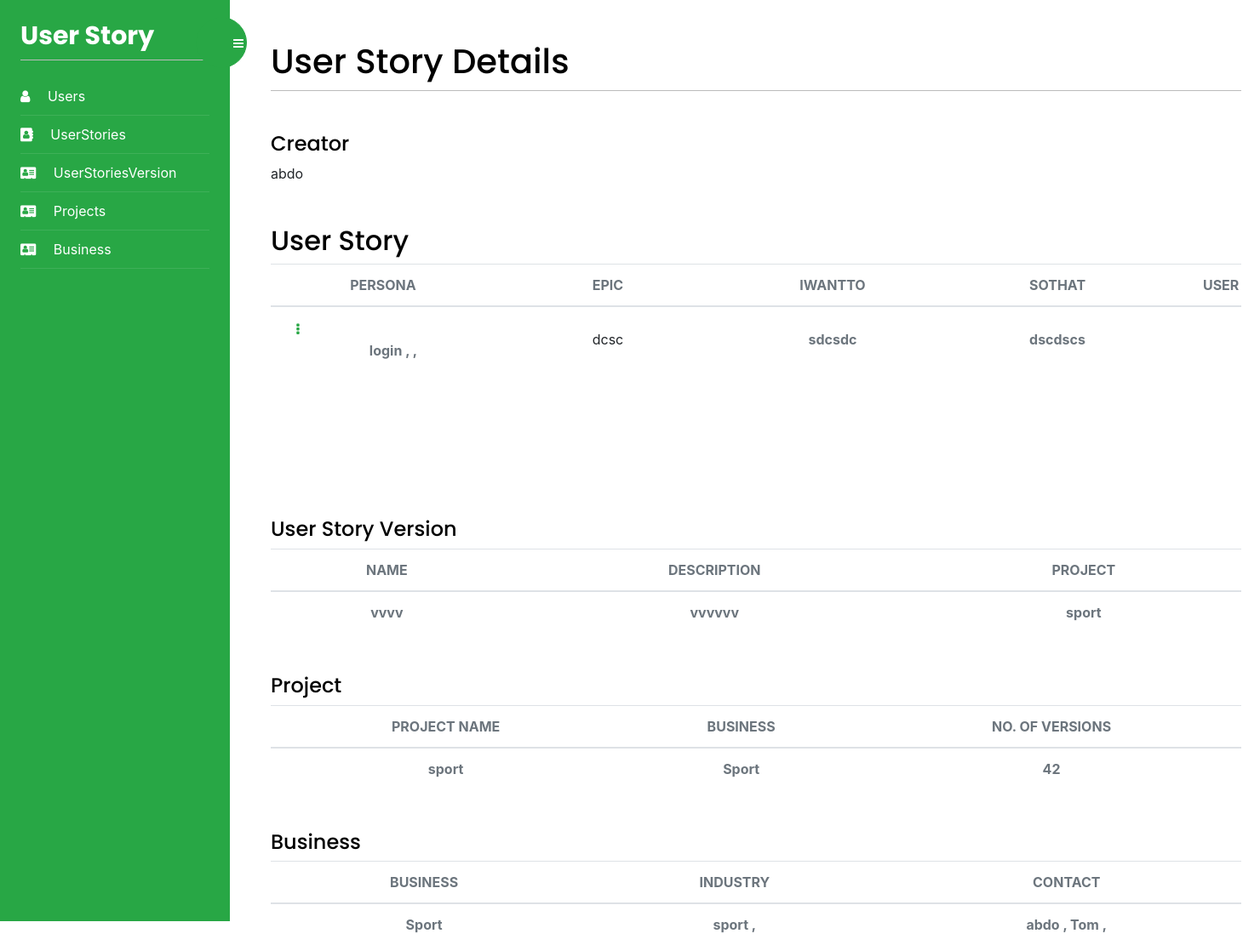
Page /UserStories/userStoryDetails/12 on the committed database.
### UserStoryApp/models.py (models this page shows, shortened)
class UserStory(models.Model):
    id = models.AutoField(primary_key=True)
    iWantTO = models.TextField(blank=True)
    soThat = models.TextField(blank=True)
    priority = models.TextField(blank=True)
    userStoriesVersion = models.ForeignKey(
        UserStoryVersion, on_delete=models.CASCADE, blank=True, null=True)
    Persona = models.ManyToManyField(Persona)
    RAIDS = models.ManyToManyField(RAIDS)
    DevelopmentTask = models.ManyToManyField(DevelopmentTask)
    Estimates = models.ManyToManyField(Estimates)
    US_Group = models.ForeignKey(
        US_Group, on_delete=models.CASCADE, blank=True, null=True)
    Epic = models.ForeignKey(Epic, on_delete=models.CASCADE)
    class Meta:
        db_table = "UserStory"
    def get_Persona(self):
        return "\n".join([f'{p.Name} , ' for p in self.Persona.all()])
    def get_RAIDS(self):
        print("g\r\ng")
        return "\n".join([f'{p.description} \r\n' for p in self.RAIDS.all()])
    def get_DevTask(self):
        return "\n".join([f'{p.description} \r\n' for p in self.DevelopmentTask.all()])
    def get_UsGroup(self):
        if self.US_Group:
            return self.US_Group.description
        return False

class UserStoryVersion(models.Model):
    id = models.AutoField(primary_key=True)
    name = models.TextField(blank=True)
    description = models.TextField(blank=True)
    Project = models.ForeignKey(Project, on_delete=models.CASCADE)
    User = models.ForeignKey(
        User, on_delete=models.CASCADE, blank=True, null=True)
    class Meta:
        db_table = "UserStoryVersion"

class User (AbstractUser):
    Role = models.IntegerField(blank=True, null=True, default=2)
    project = []
    business = []

class Persona(models.Model):
    id = models.AutoField(primary_key=True)
    Name = models.TextField(blank=True)
    class Meta:
        db_table = "Persona"

class Epic(models.Model):
    id = models.AutoField(primary_key=True)
    versionName = models.TextField(blank=True)
    class Meta:
        db_table = "Epic"

class Project(models.Model):
    id = models.AutoField(primary_key=True)
    name = models.TextField(blank=True)
    Business = models.ForeignKey(Business, on_delete=models.CASCADE)
    User = models.ForeignKey(
        User, on_delete=models.CASCADE, blank=True, null=True)
    project = ""
    class Meta:
        db_table = "Project"

class Business(models.Model):
    id = models.AutoField(primary_key=True)
    businessIndustry = models.ManyToManyField(
        BusinessCategory)
    hourlyRate = models.IntegerField(blank=True, null=True)
    name = models.TextField(blank=True)
    LegalEntityName = models.TextField(blank=True)
    Address = models.TextField(blank=True)
    BusinessNumber = models.IntegerField(blank=True, null=True)
    BusinessEmail = models.TextField(blank=True)
    User = models.ManyToManyField(User)
    ABN = models.IntegerField(blank=True, null=True)
    def get_categories(self):
        return "\n".join([f'{p.name} , ' for p in self.businessIndustry.all()])
    def get_users(self):
        return "\n".join([f'{p.username} , ' for p in self.User.all()])
    class Meta:
        db_table = "Business"

class BusinessCategory(models.Model):
    id = models.AutoField(primary_key=True)
    name = models.TextField(blank=True)
    class Meta:
        db_table = "BusinessCategory"

### UserStories/views.py (the view)
def Details(request, id):
    userStory = UserStory.objects.get(id=id)
    platformIds = [i.Platform.id for i in userStory.Estimates.all()]
    if userStory.userStoriesVersion:
        userStory.userStoriesVersion.Project.project = len(
            UserStoryVersion.objects.filter(Project=userStory.userStoriesVersion.Project).all())
    return render(request, 'userStories/Details.html', {'userStory': userStory})

### UserStories/templates/userStories/Details.html (shortened to what this page needs)
{% extends "base.html" %}
{% block content %}
<div class="mb-5">
    <h1 class="m-auto">User Story Details</h1>
</div>
<div class="mb-5">
    <h4>Creator</h4>
    {{userStory.userStoriesVersion.User.username}}
</div>
<div class="container testimonial-group table-responsive p-0 mb-5" style="height: 30%;" id="UserStory">
    <h2>User Story</h2>
    <table class="table align-items-center mb-0">
        <thead>
            <tr>
                <th class="text-center text-uppercase text-secondary text-xxs font-weight-bolder opacity-7">Persona</th>
                <th class="text-center text-uppercase text-secondary text-xxs font-weight-bolder opacity-7">Epic
                </th>
                <th class="text-center text-uppercase text-secondary text-xxs font-weight-bolder opacity-7">iWantTO</th>
                <th class="text-center text-uppercase text-secondary text-xxs font-weight-bolder opacity-7">soThat</th>
                <th class="text-center text-uppercase text-secondary text-xxs font-weight-bolder opacity-7">User
                    Acceptance
                    Criteria</th>
            </tr>
        </thead>
        <tbody>
            <tr>
                <td class="align-middle text-center">
                    <div class="dropdown col-2">
                        <button class="btn btn-transparent text-success p-0 show dropbtn fa fa-ellipsis-v"
                            onclick="showmenu(event)" type="button" data-toggle="dropdown">
                            </button>
                    </div>
                    <div>
                        {% if userStory.get_UsGroup %}
                        <span class="text-secondary text-xs font-weight-bold mr-1 groupName" data-toggle="tooltip"
                            title={{userStory.get_UsGroup}}>
                            <i class="fa fa-check-circle text-success group" style="cursor: pointer;"></i>
                        </span>
                        <span class="text-secondary text-xs font-weight-bold">{{userStory.get_Persona}}</span>
                        {% else %}
                        <span class="text-secondary text-xs font-weight-bold ml-4">{{userStory.get_Persona}}</span>
                        {% endif %}
                    </div>
                </td>
                <td class="align-middle text-center">
                    <div>
                        {{userStory.Epic.versionName}}
                    </div>
                </td>
                <td class="align-middle text-center">
                    <div>
                        <span class="text-secondary text-xs font-weight-bold">{{userStory.iWantTO}}</span>
                    </div>
                </td>
                <td class="align-middle text-center">
                    <div>
                        <span class="text-secondary text-xs font-weight-bold">{{userStory.soThat}}</span>
                    </div>
                </td>
                <td class="align-middle text-center">
                    <div class="Bigger">
                    </div>
                </td>
            </tr>
        </tbody>
    </table>
</div>
<div class="mb-5">
    <h4>User Story Version</h4>
    <table class="table align-items-center mb-0">
        <thead>
            <tr>
                <th class="text-center text-uppercase text-secondary text-xxs font-weight-bolder opacity-7">name</th>
                <th class="text-center text-uppercase text-secondary text-xxs font-weight-bolder opacity-7">description
                </th>
                <th class="text-center text-uppercase text-secondary text-xxs font-weight-bolder opacity-7">Project</th>
            </tr>
        </thead>
        <tbody>
            <tr>
                <td class="align-middle text-center">
                    <span class="text-secondary text-xs font-weight-bold">{{userStory.userStoriesVersion.name}}</span>
                </td>
                <td class="align-middle text-center">
                    <span
                        class="text-secondary text-xs font-weight-bold">{{userStory.userStoriesVersion.description}}</span>
                </td>
                <td class="align-middle text-center">
                    <span
                        class="text-secondary text-xs font-weight-bold">{{userStory.userStoriesVersion.Project.name}}</span>
                </td>
            </tr>
        </tbody>
    </table>
</div>
<div class="mb-5">
    <h4>Project</h4>
    <table class="table align-items-center mb-0">
        <thead>
            <tr>
                <th class="text-center text-uppercase text-secondary text-xxs font-weight-bolder opacity-7">Project Name
                </th>
                <th class="text-center text-uppercase text-secondary text-xxs font-weight-bolder opacity-7">Business</th>
                <th class="text-center text-uppercase text-secondary text-xxs font-weight-bolder opacity-7">no. of Versions
                </th>
            </tr>
        </thead>
        <tbody>
            <tr>
                <td class="align-middle text-center">
                    <span class="text-secondary text-xs font-weight-bold">{{userStory.userStoriesVersion.Project.name}}</span>
                </td>
                <td class="align-middle text-center">
                    <span class="text-secondary text-xs font-weight-bold">{{userStory.userStoriesVersion.Project.Business.name}}</span>
                </td>
                <td class="align-middle text-center">
                    <span class="text-secondary text-xs font-weight-bold">{{userStory.userStoriesVersion.Project.project}}</span>
                </td>
            </tr>
        </tbody>
    </table>
</div>
<div class="mb-5">
    <h4>Business</h4>
    <table class="table align-items-center mb-0">
        <thead>
            <tr>
                <th class="text-center text-uppercase text-secondary text-xxs font-weight-bolder opacity-7">Business</th>
                <th class="text-center text-uppercase text-secondary text-xxs font-weight-bolder opacity-7">Industry</th>
                <th class="text-center text-uppercase text-secondary text-xxs font-weight-bolder opacity-7">Contact
                </th>
            </tr>
        </thead>
        <tbody>
            <tr>
                <td class="align-middle text-center">
                    <span class="text-secondary text-xs font-weight-bold">{{userStory.userStoriesVersion.Project.Business.name}}</span>
                </td>
                <td class="align-middle text-center">
                    <span class="text-secondary text-xs font-weight-bold">{{userStory.userStoriesVersion.Project.Business.get_categories}}</span>
                </td>
                <td class="align-middle text-center">
                    <span class="text-secondary text-xs font-weight-bold">{{userStory.userStoriesVersion.Project.Business.get_users}}</span>
                </td>
            </tr>
        </tbody>
    </table>
</div>
{% endblock %}

### account/static/css/base.css (style rules this page uses)
body { margin:0; padding:0; font-family:helvetica, sans-serif; }
h1, h2, h3, h4, h5 , h6 { font-family: 'Muli', sans-serif; font-weight:normal; }
h1 { border-bottom:1px solid #bbb; padding:0 0 10px 0; margin:10px 0 20px 0; }
h2 { margin:30px 0 20px; }

### Users/templates/base.html (style rules this page uses)
td div { white-space: pre-wrap; white-space: -moz-pre-wrap !important; white-space: -webkit-pre-wrap; white-space: -pre-wrap; white-space: -o-pre-wrap; white-space: pre-wrap; word-wrap: break-word; word-break: break-all; white-space: normal; width: 15rem !important; }
.Bigger { white-space: pre-wrap; white-space: -moz-pre-wrap !important; white-space: -webkit-pre-wrap; white-space: -pre-wrap; white-space: -o-pre-wrap; white-space: pre-wrap; word-wrap: break-word; word-break: break-all; white-space: normal; width: 18rem !important; }

### rows in the picture
UserStory: userStoriesVersion.User.username "abdo", get_Persona "login , ,", Epic.versionName "dcsc", iWantTO "sdcsdc", soThat "dscdscs", userStoriesVersion.name "vvvv", userStoriesVersion.description "vvvvvv", userStoriesVersion.Project.name "sport", userStoriesVersion.Project.Business.name "Sport", userStoriesVersion.Project.project "42", userStoriesVersion.Project.Business.get_categories "sport ,", userStoriesVersion.Project.Business.get_users "abdo , Tom ,"
